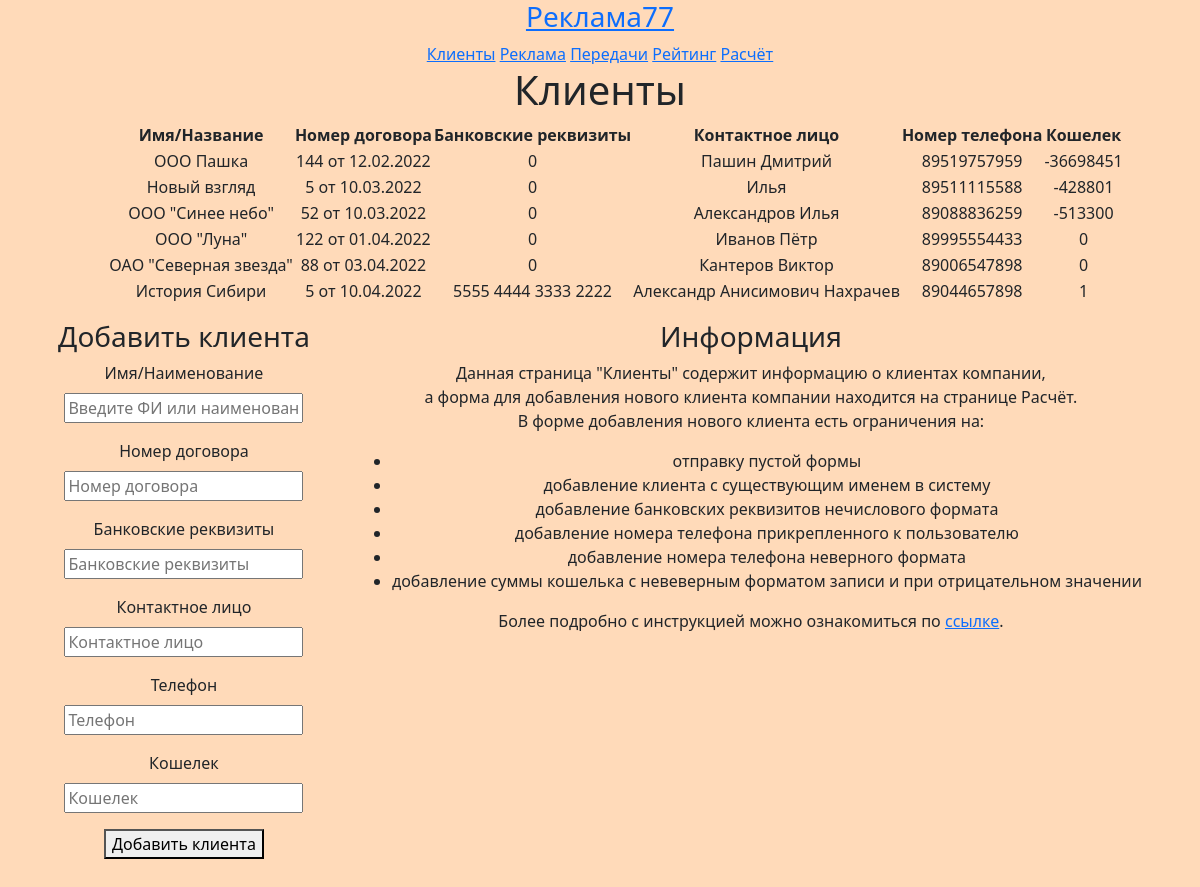
Page /customer on the committed database.
### tvad/models.py (models this page shows, shortened)
class Customer(models.Model):
    name = models.CharField(max_length=100, verbose_name='Наименование')
    contract_number = models.CharField(max_length=100, verbose_name='Номер договора')
    bank_details = models.CharField(max_length=200, verbose_name='Банковские реквизиты')
    contact_person = models.CharField(max_length=100, verbose_name='Контактное лицо')
    telephone = models.CharField(max_length=12, verbose_name='Номер телефона')
    money = models.IntegerField(verbose_name='Кошелек')

### tvad/views.py (the view)
# urls.py: path('customer', views.customer, name='customer'),
def customer(request):
    customer_all = Customer.objects.all()
    return render(request, 'customer.html', {
        'title': 'Клиенты',
        'customer_all': customer_all
    })

### templates/customer.html (shortened to what this page needs)
{% load static %}
<!DOCTYPE html>
<html lang="en">
<head>
    <link href="https://cdn.jsdelivr.net/npm/bootstrap@5.0.2/dist/css/bootstrap.min.css" rel="stylesheet">
    <link rel="stylesheet" type="text/css" href="{% static 'todo/main.css' %}"/>
</head>
<div class="shapka text-center">
    <h3><a href="{% url 'index' %}">Реклама77</a></h3>
    <a href="{% url 'customer' %}">Клиенты</a>
    <a href="{% url 'advertisement' %}">Реклама</a>
    <a href="{% url 'broadcast' %}">Передачи</a>
    <a href="{% url 'rating' %}">Рейтинг</a>
    <a href="{% url 'calculation' %}">Расчёт</a>
</div>
<body class="text-center">
<h1>Клиенты</h1>
<div class="text-center">
    <ul>
        <table style="margin: auto">
            <tbody>
            <tr>
                <th>Имя/Название</th>
                <th>Номер договора</th>
                <th>Банковские реквизиты</th>
                <th>Контактное лицо</th>
                <th>Номер телефона</th>
                <th>Кошелек</th>
            </tr>
            {% for tvad in customer_all %}
            <tr>
                <td>{{ tvad.name }}</td>
                <td>{{ tvad.contract_number }}</td>
                <td>{{ tvad.bank_details }}</td>
                <td>{{ tvad.contact_person }}</td>
                <td>{{ tvad.telephone }}</td>
                <td>{{ tvad.money }}</td>
            </tr>
            {% endfor %}
            </tbody>
        </table>
    </ul>
</div>
    <div class="cont">
        <div class="forma">
        <h3>Добавить клиента</h3>
        <form class="form-create" method="post" action="{% url 'create_customer' %}" value="" enctype="multipart/form-data">
        <label class="mb-2">Имя/Наименование</label>
        <div class="mb-3">
            <input type="text" name="name" id="name" placeholder="Введите ФИ или наименование">
        </div>
        <label class="mb-2">Номер договора</label>
        <div class="mb-3">
            <input type="text" name="number" id="number" placeholder="Номер договора">
        </div>
            <label class="mb-2">Банковские реквизиты</label>
        <div class="mb-3">
            <input type="text" name="bank_details" id="bank_details" placeholder="Банковские реквизиты">
        </div>
        <label class="mb-2">Контактное лицо</label>
        <div class="mb-3">
            <input type="text" name="cont" id="cont" placeholder="Контактное лицо">
        </div>
        <label class="mb-2">Телефон</label>
        <div class="mb-3">
            <input type="text" name="tel" id="tel" placeholder="Телефон">
        </div>
        <label class="mb-2">Кошелек</label>
        <div class="mb-3">
            <input type="text" name="money" id="money" placeholder="Кошелек">
        </div>
        <div class="text-center">
                <button type="submit" class="main_button" id="btncreate">Добавить клиента</button>
        </div>
    </form>
        <br>
        </div>
        <div class="info mb-3">
        <h3>Информация</h3>
            <p>Данная страница "Клиенты" содержит информацию о клиентах компании,<br>
                а форма для добавления нового клиента компании находится на странице Расчёт.<br>
                В форме добавления нового клиента есть ограничения на:
                    <ul class="" style="list-style-type: disc">
                        <li>отправку пустой формы</li>
                        <li>добавление клиента с существующим именем в систему</li>
                        <li>добавление банковских реквизитов нечислового формата</li>
                        <li>добавление номера телефона прикрепленного к пользователю </li>
                        <li>добавление номера телефона неверного формата </li>
                        <li>добавление суммы кошелька с невеверным форматом записи и при отрицательном значении</li>
                    </ul>
                Более подробно с инструкцией можно ознакомиться по <a href="https://disk.yandex.ru/i/iTa8IC4639cbpg">ссылке</a>.
            </p>
        </div>
    </div>
</body>
</html>

### static/todo/main.css (style rules this page uses)
body { background-color: peachpuff; }
.cont { display: flex; flex-direction: row; justify-content: center; }
.info { margin-left: 50px; }

### rows in the picture
Customer: name "ООО Пашка", contract_number "144 от 12.02.2022", bank_details "0", contact_person "Пашин Дмитрий", telephone "89519757959", money "-36698451"
Customer: name "Новый взгляд", contract_number "5 от 10.03.2022", bank_details "0", contact_person "Илья", telephone "89511115588", money "-428801"
Customer: name "ООО \"Синее небо\"", contract_number "52 от 10.03.2022", bank_details "0", contact_person "Александров Илья", telephone "89088836259", money "-513300"
Customer: name "ООО \"Луна\"", contract_number "122 от 01.04.2022", bank_details "0", contact_person "Иванов Пётр", telephone "89995554433", money "0"
Customer: name "ОАО \"Северная звезда\"", contract_number "88 от 03.04.2022", bank_details "0", contact_person "Кантеров Виктор", telephone "89006547898", money "0"
Customer: name "История Сибири", contract_number "5 от 10.04.2022", bank_details "5555 4444 3333 2222", contact_person "Александр Анисимович Нахрачев", telephone "89044657898", money "1"
